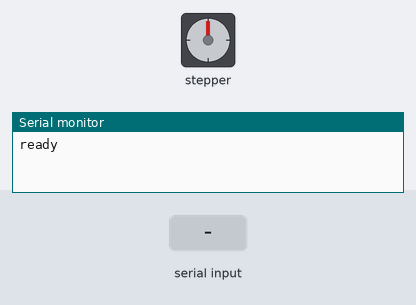
Simulated run of this sketch. Board: Arduino Uno, built with avr-gcc and run on an emulated ATmega328P. Shown: stepper motor, the last lines printed to the serial monitor. The test bench sets the inputs (shaded band). Stepper angles assume 200 steps per turn.

Above: at 1.2 s.
1.3 s: "90,45\n" received over Serial
At 1.81 s:
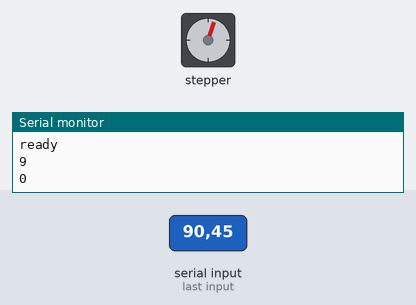
4.0 s: "30,150\n" received over Serial
At 4.8 s:
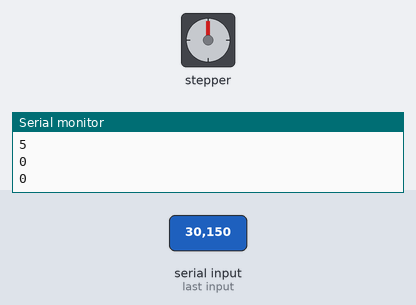
5.8 s: "90,45\n" received over Serial
At 6.68 s:
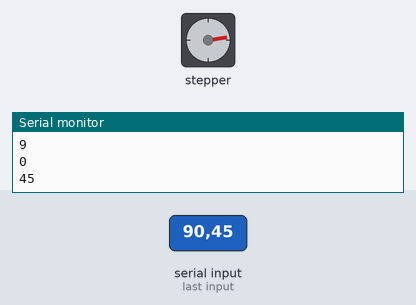
Timing chart, 0 to 8.8 s (numbered marks = the images above; inputs shaded):
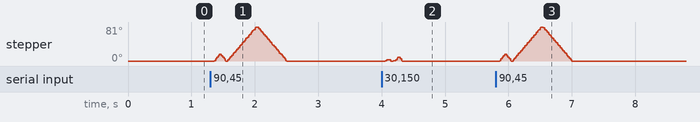

Measured:
- after the input at 1.3 s, stepper: turns 16° clockwise in 0.08 s, then 16° counter-clockwise in 0.07 s, then 81° clockwise in 0.44 s, then 81° counter-clockwise in 0.44 s
- after the input at 5.8 s, stepper: turns 16° clockwise in 0.08 s, then 16° counter-clockwise in 0.07 s, then 81° clockwise in 0.44 s, then 81° counter-clockwise in 0.45 s

The sketch:

serial_step_setpoint1.ino
```cpp
#include <Stepper.h>

const int stepsPerRevolution = 200;  //200 for our steppers.

// initialize the stepper library for two steppers:
Stepper Stepper1(stepsPerRevolution, 11, 10, 9, 8);
Stepper Stepper2(stepsPerRevolution, 7, 6, 5, 4);

int step_count = 0;

void setup() {
    Serial.begin(0);              //This is the USB serial.
    Serial.setTimeout(20);        //Set wait time for serial data to 20ms (default 1 sec).
    while (!Serial) {;}             //Wait until Serial wakes up
    Serial.println("ready");
}

void loop() {

  while (!Serial.available() ){;}            //Loop and do nothing until there is a serial character received.
  while(Serial.available()){                //Receive bytes and parse them into an integer.
  int target = Serial.parseInt();             //this function finds the integer in the bytes, ignoring commas, spaces, returns, etc....
  int step_dir = 1;                 //step_dir determines whether to step +,-, or 0.

    while(!(step_dir == 0 )){         //This loop continues until the target is reached.
    if (target - step_count > 0) step_dir = 1;
    else if (target - step_count < 0 ) step_dir = -1;
    else step_dir = 0;
    step_count += step_dir;               //modify accumulated steps according to step direction.
    Stepper1.step(step_dir);
    delay(10);
    }

    Serial.println(step_count);
  }

}
```
